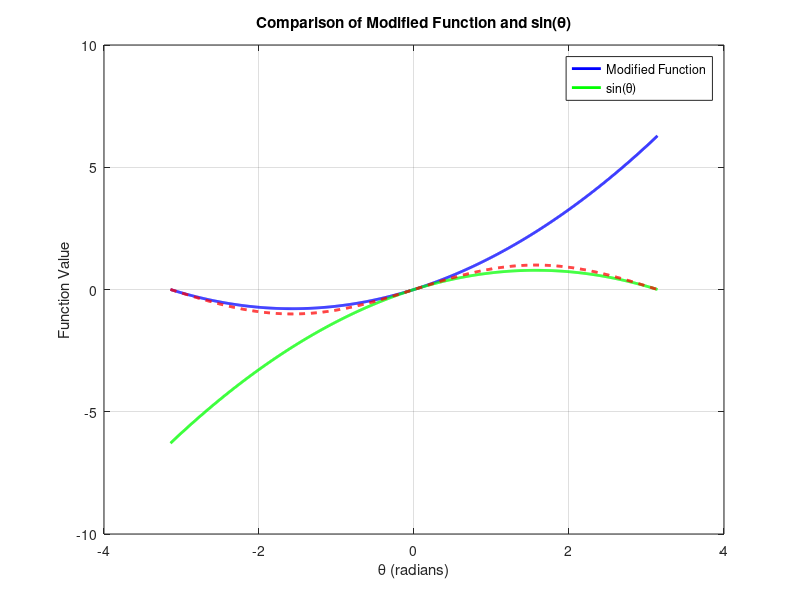

Reproduce this figure in MATLAB.
% 定义theta_min为-60度，转换为弧度
theta_min = -180 * (pi / 180);
theta_max = 180 * (pi / 180);
% 定义theta的范围，例如从-60度到0度，转换为弧度
theta = linspace(theta_min, theta_max, 1000);

% 计算特定函数的值
f_theta = theta + ((sin(theta_min) - theta_min) / theta_min^2) .* theta.^2;
f_theta2 = theta + ((sin(theta_max) - theta_max) / theta_max^2) .* theta.^2;

% 计算原始的sin函数值
sin_theta = sin(theta);

% 绘制特定函数的图像
plot(theta, f_theta, 'b', 'LineWidth', 2)
hold on % 保持当前图像，以便在上面添加新的图像
plot(theta, f_theta2, 'g', 'LineWidth', 2)
hold on 
% 在同一图像中绘制原始的sin函数
plot(theta, sin_theta, 'r--', 'LineWidth', 2)

% 添加图例
legend('Modified Function', 'sin(\theta)')

% 添加坐标轴标签和标题
xlabel('\theta (radians)')
ylabel('Function Value')
title('Comparison of Modified Function and sin(\theta)')

% 开启网格
grid on

% 取消保持状态
hold off
